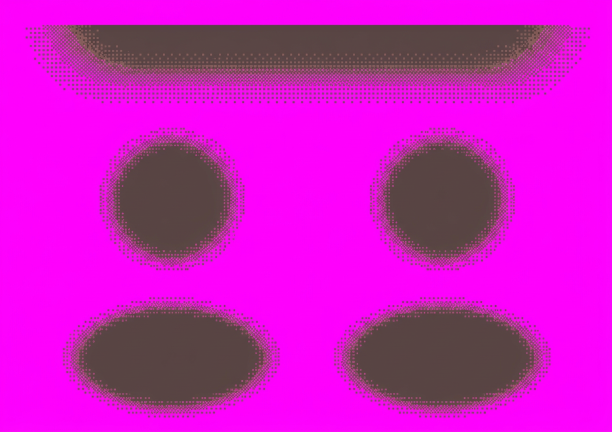
#> input picture source/aride_finale_magenta_v3/bruts/ombre_magenta.png, 1224 x 864 px, given in place of brume_noir.png, which was not available (shown at 1/2 size)
$ python animate.py
#> lines starting #> are read from the running program, lines starting #| are printed output that depends on the picture; pictures that were not available may be replaced by others from this repository, and a replacement may not be noted
#!/usr/bin/env python3
"""Animation V1 — brume derivante + lucioles (overlay transparent).

Src brume : bruts/brume_magenta.png (generee). Magenta -> alpha par inondation.
Lucioles : procedeurales (gouttes additives, drift Lissajous, clignotement).
48 frames x 100 ms = 4,8 s, boucle exacte (periodes divisant 48).
Sorties : overlay_XX.png, anim_overlay.webp, preview_scene.gif/webp (x0.5).
"""
import os
import numpy as np
from PIL import Image
from scipy import ndimage

ROOT = os.path.dirname(os.path.dirname(os.path.dirname(os.path.abspath(__file__))))
REN = os.path.join(ROOT, "renders", "foret_sinister_generee_v1")
ANIM = os.path.join(REN, "anim")
os.makedirs(ANIM, exist_ok=True)

W, H = 848, 1264
N, DT = 48, 100

# ---------- brume sur noir : alpha depuis la luminance ----------
mist = np.asarray(Image.open(os.path.join(REN, "bruts", "brume_noir.png")).convert("RGB")).astype(float)
lum_m = mist.sum(axis=2) / 3.0
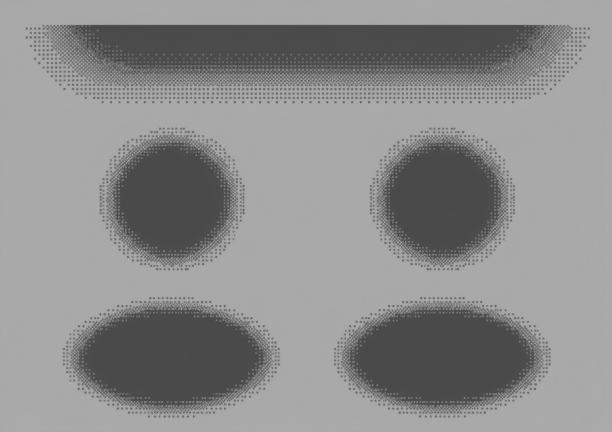
#> lum_m: shape (864, 1224) float64 (shown at 1/2 size); min 63.33, max 175.7, mean 140.4
alpha = np.clip((lum_m - 6) * (255.0 / 120.0), 0, 255).astype(np.uint8)
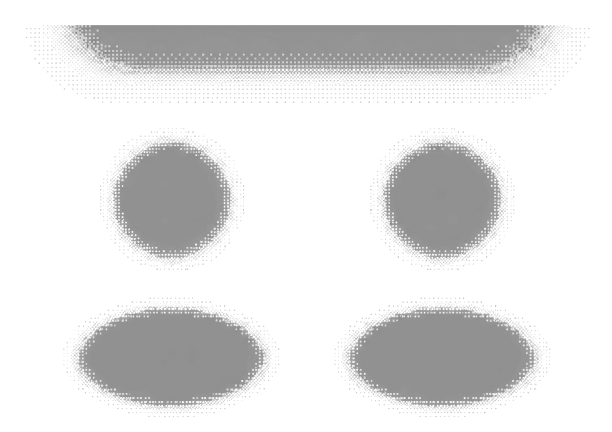
#> alpha: shape (864, 1224) (shown at 1/2 size); min 121, max 255, mean 226.8
ys, xs = np.where(alpha > 8)
y0, y1 = max(ys.min() - 4, 0), min(ys.max() + 5, mist.shape[0])
#> y0 = 0; y1 = 864
x0, x1 = max(xs.min() - 4, 0), min(xs.max() + 5, mist.shape[1])
#> x0 = 0; x1 = 1224
band = np.zeros((y1 - y0, x1 - x0, 4), np.uint8)
band[:, :, :3] = mist[y0:y1, x0:x1].astype(np.uint8)
band[:, :, 3] = alpha[y0:y1, x0:x1]
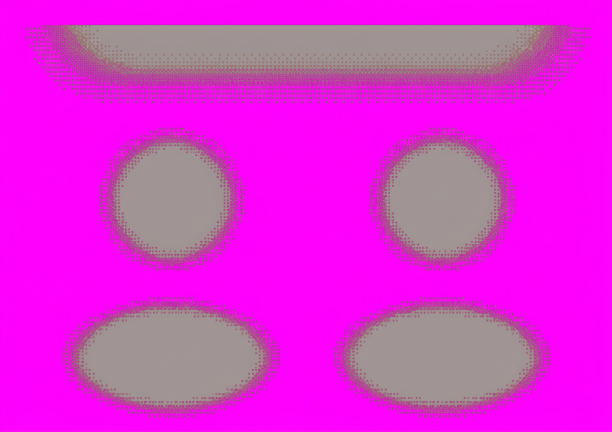
#> band: shape (864, 1224, 4) (shown at 1/2 size); mean R, G, B, A 202.7, 25.5, 192.9, 226.8; transparent parts drawn white
band = ndimage.gaussian_filter(band.astype(float), sigma=(1.2, 1.2, 0)).astype(np.uint8)
Image.fromarray(band).save(os.path.join(ANIM, "mist_band.png"))
print("band:", band.shape, "alpha px:", int((band[:, :, 3] > 0).sum()))
#| band: (864, 1224, 4) alpha px: 1057536
BH, BW = band.shape[:2]
#> BH = 864; BW = 1224

# ---------- lucioles deterministes ----------
rng = np.random.default_rng(5)
flies = []
for _ in range(54):
    flies.append({
        "x": float(rng.uniform(60, W - 60)), "y": float(rng.uniform(150, H - 60)),
        "ax": float(rng.uniform(8, 22)), "ay": float(rng.uniform(6, 16)),
        "px": int(rng.choice([48, 24, 16])), "py": int(rng.choice([48, 24])),
        "phx": float(rng.uniform(0, 6.283)), "phy": float(rng.uniform(0, 6.283)),
        "r": int(rng.choice([1, 2, 2])),
        "pb": int(rng.choice([48, 24, 16])), "phb": float(rng.uniform(0, 6.283)),
    })

def mist_dx(t, amp, period, phase):
    return amp * np.sin(2 * np.pi * t / period + phase)

def mist_alpha(t, period=24):
    return 0.82 + 0.18 * np.sin(2 * np.pi * t / period)

def paste_add(dst_rgb, dst_a, src, dx, dy, global_a):
    """Colle src (RGBA) sur dst avec alpha*global_a (over)."""
    h, w = src.shape[:2]
    x0, y0 = int(round(dx)), int(round(dy))
    cx0, cy0 = max(x0, 0), max(y0, 0)
    cx1, cy1 = min(x0 + w, W), min(y0 + h, H)
    if cx1 <= cx0 or cy1 <= cy0:
        return
    s = src[cy0 - y0:cy1 - y0, cx0 - x0:cx1 - x0].astype(float)
    a = (s[:, :, 3] / 255.0) * global_a
    d = dst_rgb[cy0:cy1, cx0:cx1].astype(float)
    da = dst_a[cy0:cy1, cx0:cx1].astype(float) / 255.0
    out_a = a + da * (1 - a)
    out_rgb = (s[:, :, :3] * a[:, :, None] + d * da[:, :, None] * (1 - a[:, :, None]))
    out_rgb = np.where(out_a[:, :, None] > 0, out_rgb / np.maximum(out_a[:, :, None], 1e-6), 0)
    dst_rgb[cy0:cy1, cx0:cx1] = out_rgb.astype(np.uint8)
    dst_a[cy0:cy1, cx0:cx1] = (out_a * 255).astype(np.uint8)

scene = np.asarray(Image.open(os.path.join(REN, "SinisterGenV1_composite.png")).convert("RGB"))
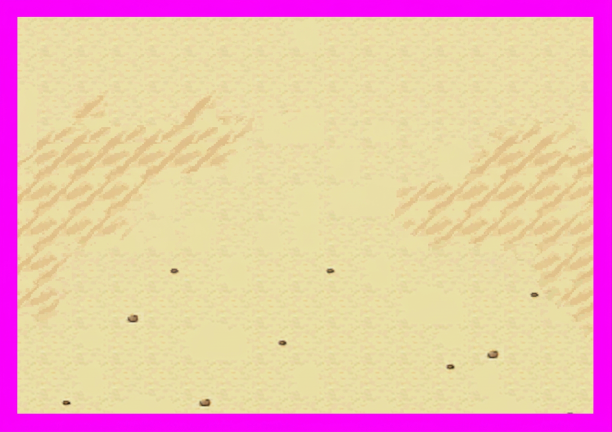
#> input picture source/aride_finale_magenta_v3/bruts/sol_magenta.png, 1224 x 864 px, given in place of SinisterGenV1_composite.png, which was not available (shown at 1/2 size)
#> scene is the input picture: shape (864, 1224, 3); mean R, G, B 234.7, 188.9, 174.7
frames_overlay, frames_prev = [], []
for t in range(N):
    rgb = np.zeros((H, W, 3), np.uint8)
    alp = np.zeros((H, W), np.uint8)
    ma = mist_alpha(t) * 0.30
    xbase = (W - BW) // 2
    paste_add(rgb, alp, band, xbase + mist_dx(t, 30, 48, 0.0), 560, ma)
    paste_add(rgb, alp, band, xbase + mist_dx(t, 24, 48, 2.1), 950, ma * 0.65)
    ov = np.dstack([rgb, alp])
    # lucioles (additif ecrase sur overlay)
    for f in flies:
        fx = f["x"] + f["ax"] * np.sin(2 * np.pi * t / f["px"] + f["phx"])
        fy = f["y"] + f["ay"] * np.sin(2 * np.pi * t / f["py"] + f["phy"])
        bl = 0.5 + 0.5 * np.sin(2 * np.pi * t / f["pb"] + f["phb"])
        inten = 0.25 + 0.75 * bl ** 2
        ix, iy, r = int(round(fx)), int(round(fy)), f["r"]
        col = np.array([215, 255, 160], float)
        for dy in range(-r - 1, r + 2):
            for dx in range(-r - 1, r + 2):
                d2 = dx * dx + dy * dy
                px, pyy = ix + dx, iy + dy
                if not (0 <= px < W and 0 <= pyy < H):
                    continue
                if d2 <= r * r:
                    a = inten
                elif d2 <= (r + 1) ** 2:
                    a = inten * 0.35
                else:
                    continue
                old = ov[pyy, px].astype(float)
                oa = old[3] / 255.0
                na = a + oa * (1 - a)
                ncol = (col * a + old[:3] * oa * (1 - a)) / max(na, 1e-6)
                ov[pyy, px, :3] = ncol.astype(np.uint8)
                ov[pyy, px, 3] = int(na * 255)
    Image.fromarray(ov).save(os.path.join(ANIM, "overlay_%02d.png" % t))
    frames_overlay.append(Image.fromarray(ov))
    # preview composite x0.5
    a = (ov[:, :, 3:4].astype(float) / 255.0)
#> (the run stopped early here; a loop or call above may not have finished)
